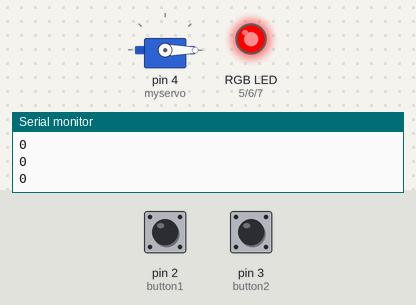
Simulated run of this sketch. Board: Arduino Uno, built with avr-gcc and run on an emulated ATmega328P. Shown: servo, an RGB LED mixed from three pins (HIGH = lit), the last lines printed to the serial monitor. The test bench sets the inputs (shaded band); at power-on: pin 3 (button2) LOW, pin 2 (button1) LOW.

Above: at 1.8 s.
1.9 s: pin 3 (button2) pulled HIGH for 0.6 s
At 5.3 s:
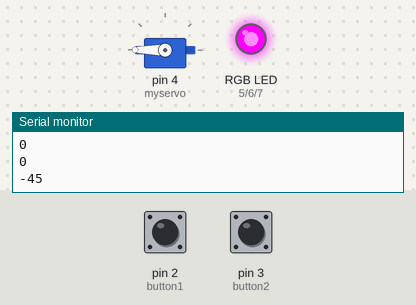
5.5 s: pin 2 (button1) pulled HIGH for 3.2 s
At 9.8 s:
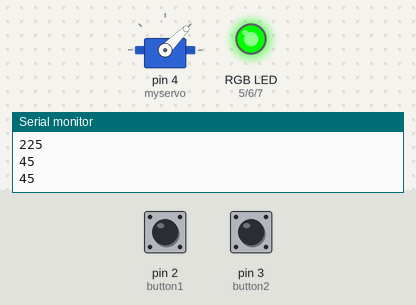
10.2 s: pin 2 (button1) pulled HIGH for 0.6 s
At 11.5 s:
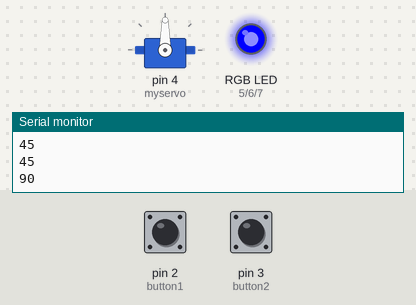
12.3 s: pin 2 (button1) pulled HIGH for 1 s
At 12.9 s:
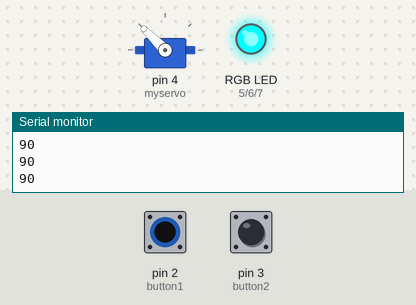
Timing chart, 0 to 15.3 s (numbered marks = the images above; inputs shaded):
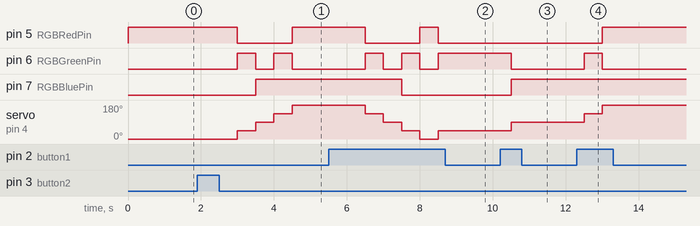

Measured:
- after the input at 1.9 s, pin 5 (RGBRedPin): HIGH → LOW after 1.1 s, → HIGH 1.5 s later; pin 6 (RGBGreenPin): alternates HIGH for 0.50 s and LOW for 0.50 s, starting after 1.1 s; pin 7 (RGBBluePin): LOW → HIGH after 1.6 s; servo on pin 4 (myservo): 0° → 45° after 1.1 s, → 90° 0.50 s later, → 135° 0.50 s later, → 180° 0.50 s later
- after the input at 5.5 s, pin 5 (RGBRedPin): HIGH → LOW after 1.0 s, → HIGH 1.5 s later, → LOW 0.50 s later; pin 6 (RGBGreenPin): alternates HIGH for 0.50 s and LOW for 0.50 s, 5 changes in all, then stays HIGH, starting after 1.0 s
- after the input at 10.2 s, pin 6 (RGBGreenPin): HIGH → LOW after 0.30 s; pin 7 (RGBBluePin): LOW → HIGH after 0.30 s; servo on pin 4 (myservo): 45° → 90° after 0.30 s
- after the input at 12.3 s, pin 5 (RGBRedPin): LOW → HIGH after 0.70 s; pin 6 (RGBGreenPin): LOW → HIGH after 0.20 s, → LOW 0.50 s later; servo on pin 4 (myservo): 90° → 135° after 0.20 s, → 180° 0.50 s later

The sketch:

lab_10_level_3.ino
```cpp
//Sebastian Bruce
//Date: November 23 2023
//Description: move motor with buttons and change light color

#include <Servo.h>

Servo myservo;
int val;
int button1 = 2; // Button 1 connected to digital pin 2
int button2 = 3; // Button 2 connected to digital pin 3
int RGBRedPin = 5;
int RGBGreenPin = 6;
int RGBBluePin = 7;

void setup()
{
  myservo.attach(4);
  Serial.begin(9600);
  pinMode(button1, INPUT);
  pinMode(button2, INPUT);
  pinMode(RGBRedPin, OUTPUT);
  pinMode(RGBGreenPin, OUTPUT);
  pinMode(RGBBluePin, OUTPUT);
}

void loop() {
  if (digitalRead(button1) == HIGH) {//when button1 is pressed add 25%
    val = val + 45;
  }else if (digitalRead(button2) == HIGH) {//when button2 is pressed subtract 25%
    val = val - 45;
  }
  myservo.write(val); //move motor based on button press
  color();
  delay(500);
  Serial.println(val);
  if(val > 180) {//if button is pressed while at max
    goDown();
  }else if(val < 0) {//if button is pressed while at min
    goUp();
  }
}

void goDown() {//moves the motor to min while cycling colors
  while(val > 0) {
    val = val - 45;
    myservo.write(val);
    color();
    delay(500);
  }
}

void goUp() {//moves the motor to max while cycling colors
  while(val < 180) {
    val = val + 45;
    myservo.write(val);
    color();
    delay(500);
  }
}

void color() {//sets color based on motor value
  if(val == 0) {
    digitalWrite(RGBRedPin, HIGH);
    digitalWrite(RGBGreenPin, LOW);
    digitalWrite(RGBBluePin, LOW);
  }
  else if(val == 45) {
    digitalWrite(RGBRedPin, LOW);
    digitalWrite(RGBGreenPin, HIGH);
    digitalWrite(RGBBluePin, LOW);
  }
  else if(val == 90) {
    digitalWrite(RGBRedPin, LOW);
    digitalWrite(RGBGreenPin, LOW);
    digitalWrite(RGBBluePin, HIGH);
  }
  else if(val == 135) {
    digitalWrite(RGBRedPin, LOW);
    digitalWrite(RGBGreenPin, HIGH);
    digitalWrite(RGBBluePin, HIGH);
  }
  else if(val == 180) {
    digitalWrite(RGBRedPin, HIGH);
    digitalWrite(RGBGreenPin, LOW);
    digitalWrite(RGBBluePin, HIGH);
  }
}
```
